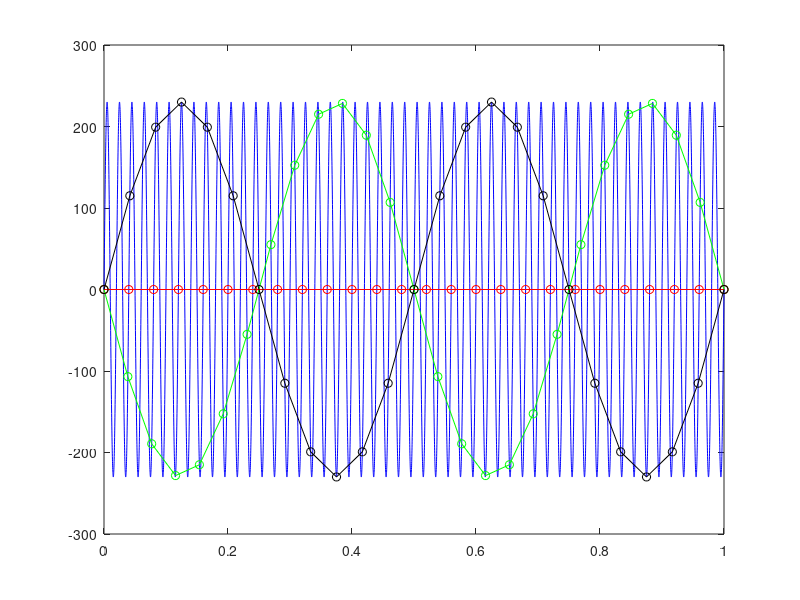

Reproduce this figure in MATLAB. (Note: this script raises an error after producing the figure.)
clear all; close all;

%% A
% Generate a sine-wave with different sampling frequences fs.

A = 230;
f = 50;

fs1 = 10000;
fs2 = 500;
fs3 = 200;

t1 = 0:1/fs1:0.1;
t2 = 0:1/fs2:0.1;
t3 = 0:1/fs3:0.1;

s1 = A*sin(2*pi*f*t1);
s2 = A*sin(2*pi*f*t2);
s3 = A*sin(2*pi*f*t3);

plot(t1, s1, 'b-', t2, s2, 'r-o', t3, s3, 'k-x');

%% B
% Generate a sine-wave with different sampling frequences fs.

A = 230;
f = 50;

fs1 = 10000;
fs2 = 26;
fs3 = 25;
fs4 = 24;

t1 = 0:1/fs1:1;
t2 = 0:1/fs2:1;
t3 = 0:1/fs3:1;
t4 = 0:1/fs4:1;

s1 = A*sin(2*pi*f*t1);
s2 = A*sin(2*pi*f*t2);
s3 = A*sin(2*pi*f*t3);
s4 = A*sin(2*pi*f*t4);

plot(t1, s1, 'b-', t2, s2, 'g-o', t3, s3, 'r-o', t4, s4, 'k-o');

%% C
% Generate sine-wave with changing frequency

fs = 100;
t = 0:1/fs:1;
f = 0;

if(0)
    for i = 1:61
        i;
        f;
        s = sin(2*pi*f*t);
        plot(t, s);
        f = f + 5;
    end
end

if(0)
    figure;
    s5 = sin(2*pi*5*t);
    s105 = sin(2*pi*105*t);
    s205 = sin(2*pi*205*t);
    plot(t, s5, 'g-', t, s105, 'r-x', t, s205, 'b-o');
end

if(0)
    figure;
    s95 = sin(2*pi*95*t);
    s195 = sin(2*pi*195*t);
    s295 = sin(2*pi*295*t);
    plot(t, s95, 'g-', t, s195, 'r-x', t, s295, 'b-o');
end

if(0)
    figure;
    s95 = sin(2*pi*5*t);
    s105 = sin(2*pi*105*t);
    plot(t, s5, 'g-o', t, s105, 'r-x');
end

%% D
% Generate modulated sine-wave

fs1 = 10000;
fn = 50;
fm = 1;
df = 5;
t1 = 0:1/fs1:1;

sm1 = df*sin(2*pi*fm*t1);
s1 = sin(2*pi*sm.*t1);

fs2 = 25;
t2 = 0:1/fs2:1;
sm2 = sin(2*pi*t2);
s2 = sin(2*pi*sm2.*t2);

error = interp1(t2, s2, t1) - interp1(t1, s1, t1);

figure;
subplot(2,1,1); plot(t1, sm1); title('Modulation wave'); xlabel('t [s]');
subplot(2,1,2); plot(t1, s1, 'b-', t2, s2, 'r-x', t1, error, 'g-', t2, zeros(size(t2))); title('Carrier wave'); xlabel('t [s]');